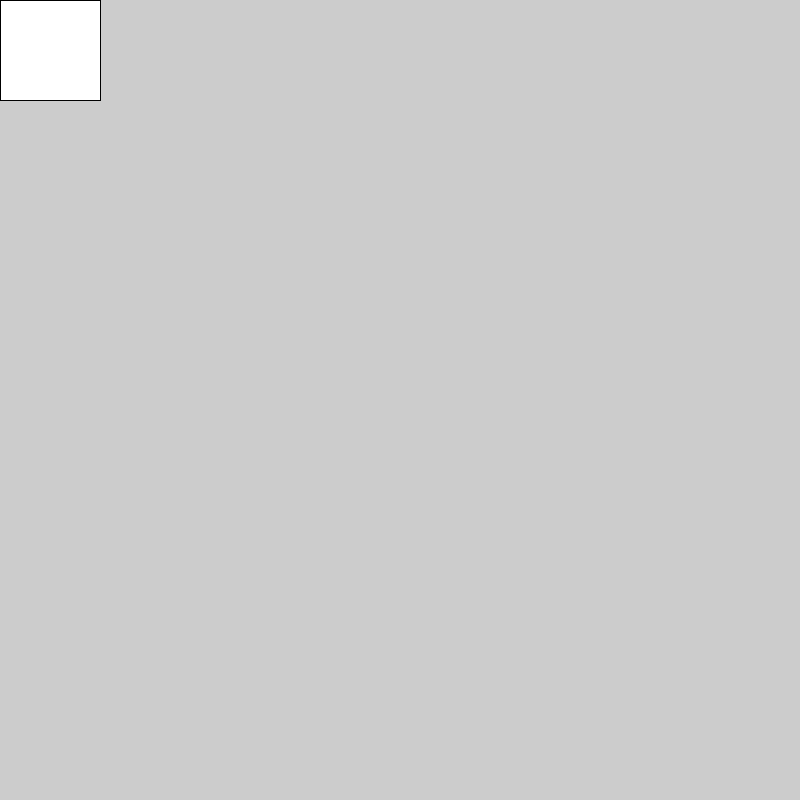
Frame 1 (no input)
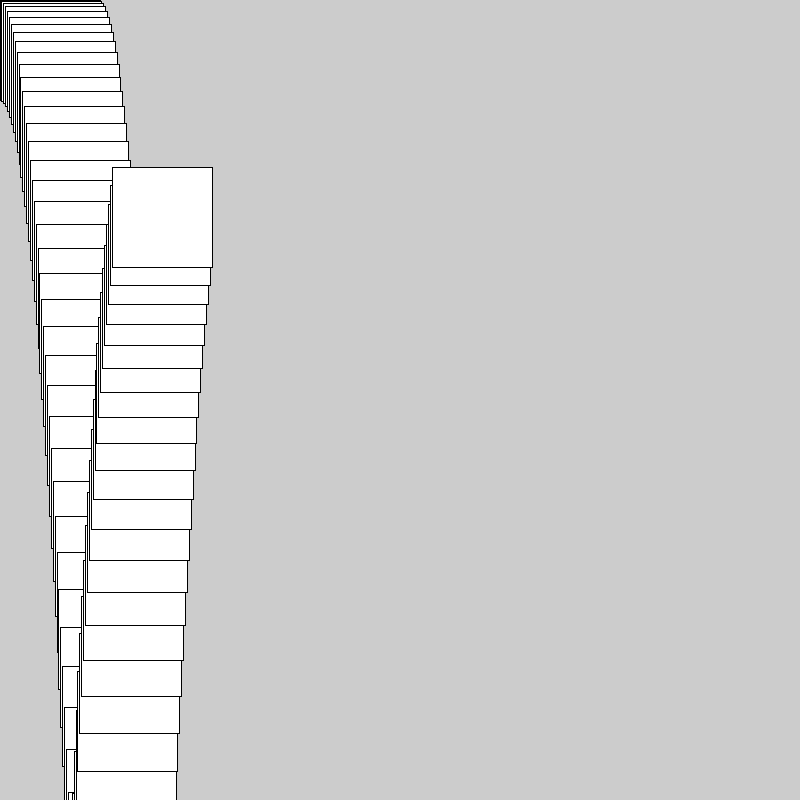
Frame 60 (the mouse pressed at the canvas centre just before this capture)
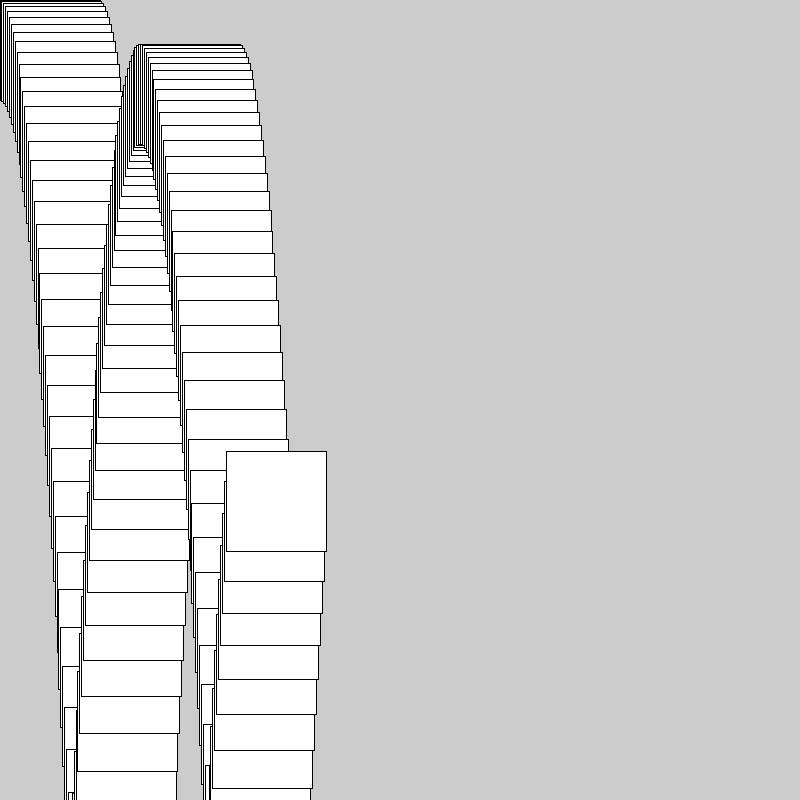
Frame 120 (the mouse held since frame 60 and released just before this capture)

The Processing sketch that drew these frames (run headless with seeded random() and noise(); from frame 60 on, the mouse is pressed at the canvas centre):

// Processing sketch: s09_3d
// ── s09_3d.pde
void setup() {
  size(800,800);
}

float x = 0, y = 0;
float dx = 1.9, dy = 1;
float g = -1.2;
void draw() {
  rect(x, y, 100,100); 
  x += dx; y += dy;
  if (x < 0 || x >= width)
    dx = -dx;
  if (y < 0 || y >= height)
    dy = -dy;
  dy = dy - g;
}
